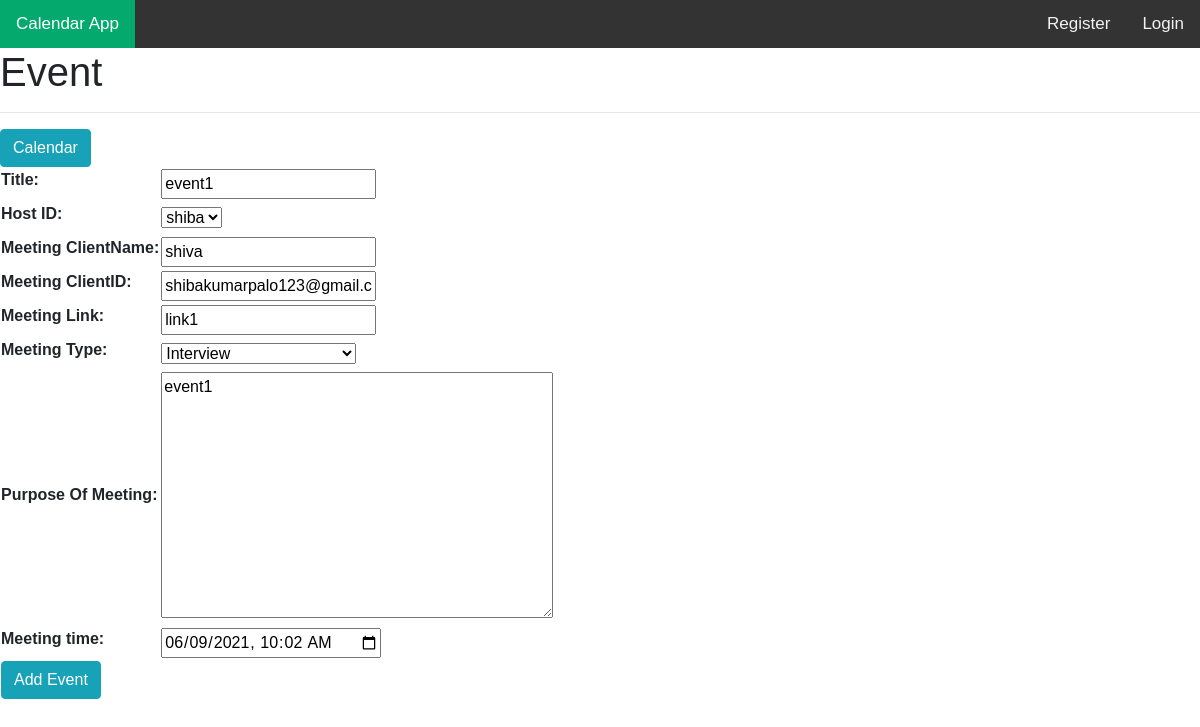
The app's page /event/edit/2/, older data.
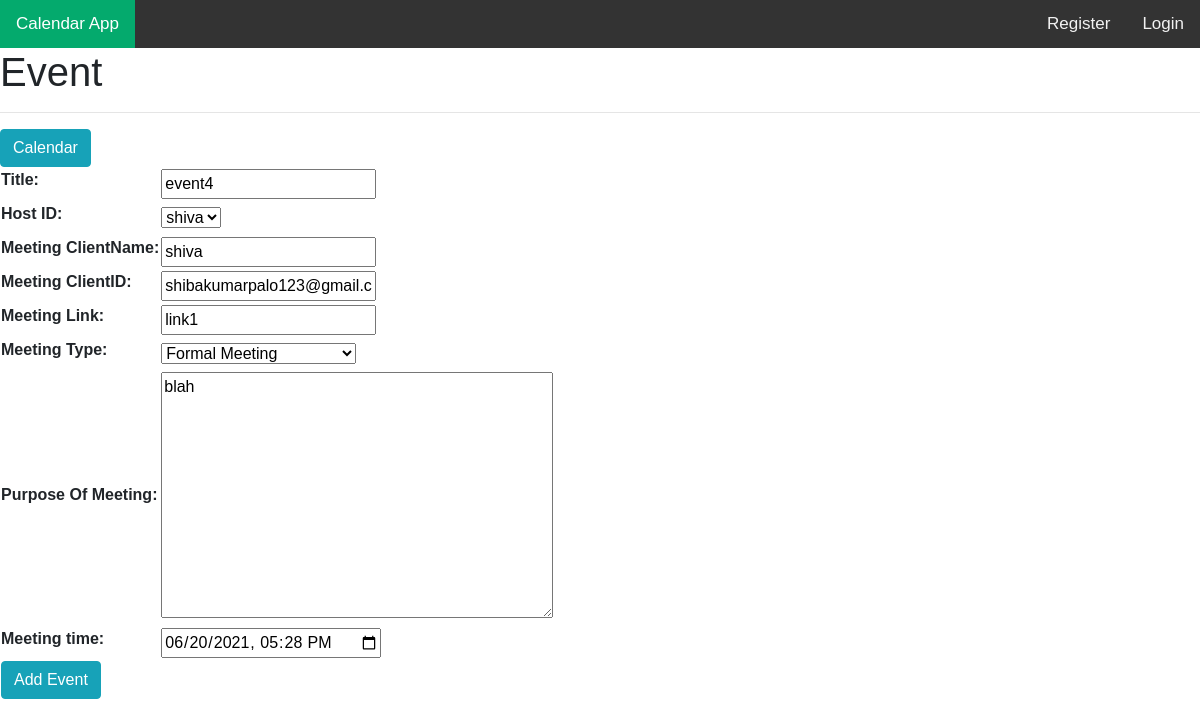
The same page, newer data.
### cal/models.py (models this page shows, shortened)
class Event(models.Model):
    title = models.CharField(max_length=200)
    Host_ID = models.ForeignKey(User,on_delete=models.CASCADE, default = User)
    Meeting_ClientName = models.CharField(max_length=200)
    Meeting_ClientID = models.EmailField(max_length=200)
    Meeting_Link = models.CharField(max_length=200)
    Meeting_Type = models.CharField(max_length=40, choices=MeetingType)
    Purpose_Of_Meeting = models.TextField()
    Meeting_time = models.DateTimeField()
    confirm = models.BooleanField(default=False,editable=False)

### cal/views.py (the view, shortened to what this page needs)
# urls.py: url(r'^event/edit/(?P<event_id>\d+)/$', views.event, name='event_edit'),
def event(request, event_id=None):
    instance = Event()
    if event_id:
        print(event_id)
        instance = get_object_or_404(Event, pk=event_id)
    else:
        instance = Event()
    form = EventForm(request.POST or None, instance=instance)
    return render(request, 'cal/event.html', {'form': form})

### cal/forms.py
class EventForm(ModelForm):
  class Meta:
    model = Event
    widgets = {
      'Meeting_time': DateInput(attrs={'type': 'datetime-local'}, format='%Y-%m-%dT%H:%M'),
         }
    fields = '__all__'
  def __init__(self, *args, **kwargs):
    super(EventForm, self).__init__(*args, **kwargs)
    self.fields['Meeting_time'].input_formats = ('%Y-%m-%dT%H:%M',)

### cal/templates/cal/event.html (shortened to what this page needs)
{% extends 'cal/base.html' %}
{% block title %}
{%include 'cal/index.html'%}
{% endblock %}
{% block content %}
<div class="clearfix">
  <a class="btn btn-info left" href="{% url 'cal:calendar' %}"> Calendar </a>
</div>
<form method="post">
  <table class="form form-table">
    {{ form }}
    <tr><td colspan="2"><button type="submit" name="send_email" class="btn btn-info right" value="Send Email"> Add Event </button></td></tr>
  </table>
</form>
{% endblock %}

### cal/templates/cal/base.html (shortened to what this page needs)
{% load static %}
<!doctype html>
<html lang="en">
<head>
  <link rel="stylesheet" href="https://maxcdn.bootstrapcdn.com/bootstrap/4.0.0/css/bootstrap.min.css"
>
  <link rel="stylesheet" href="https://use.fontawesome.com/releases/v5.0.10/css/all.css"
>
  <link rel="stylesheet" type="text/css" href="{% static 'cal/css/styles.css' %}">
</head>
<body>
  <h1 class="title">{% block title %}{% endblock %}</h1>
  <hr>
  {% block content %}
  {% endblock %}
</body>
</html>

### cal/templates/cal/index.html (shortened to what this page needs)
<!DOCTYPE html>
<html>
<head>
	<link rel="stylesheet" href="https://stackpath.bootstrapcdn.com/bootstrap/4.1.3/css/bootstrap.min.css">
	<link rel="stylesheet" href="https://use.fontawesome.com/releases/v5.6.1/css/all.css">
</head>
<body>
    <nav>
      <div class="topnav">
         <a class="active" href="/login">Calendar App </a>
         <div class="topnav-right">
         {% if request.user.logged_in_user %}
            <a href="/logout">Logout</a>
         {% else %}
             <a href="/register">Register</a>
             <a href="/login">Login</a>
        {% endif %}
         </div>
      </div>
    </nav>
</body>
</html>

### cal/static/cal/css/styles.css (style rules this page uses)
a { color: #17a2b8; }

### cal/templates/cal/index.html (style rules this page uses)
body, html { margin: 0; padding: 0; height: 100%; background: #fffffff !important; font-family: Arial, Helvetica, sans-serif; }
.topnav { overflow: hidden; background-color: #333; }
.topnav a { float: left; color: #f2f2f2; text-align: center; padding: 14px 16px; text-decoration: none; font-size: 17px; }
.topnav a.active { background-color: #04AA6D; color: white; }
.topnav-right { float: right; }

Row changes from the older to the newer data that the page shows:
changed Event "shiva": title "event1" → "event4"; Host_ID "shiba" → "shiva"; Meeting_Type "Interview" → "Formal Meeting"; Purpose_Of_Meeting "event1" → "blah"; Meeting_time "06/09/2021 10:02" → "06/20/2021 17:28"
